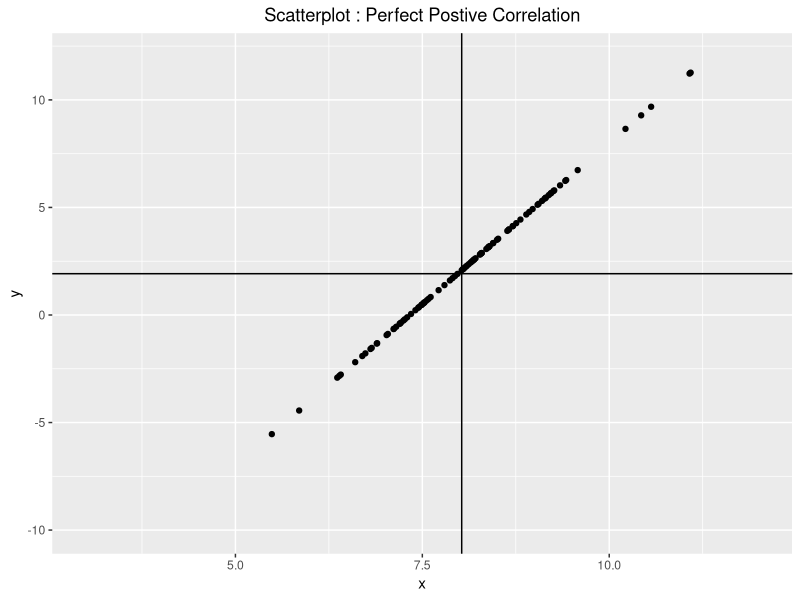
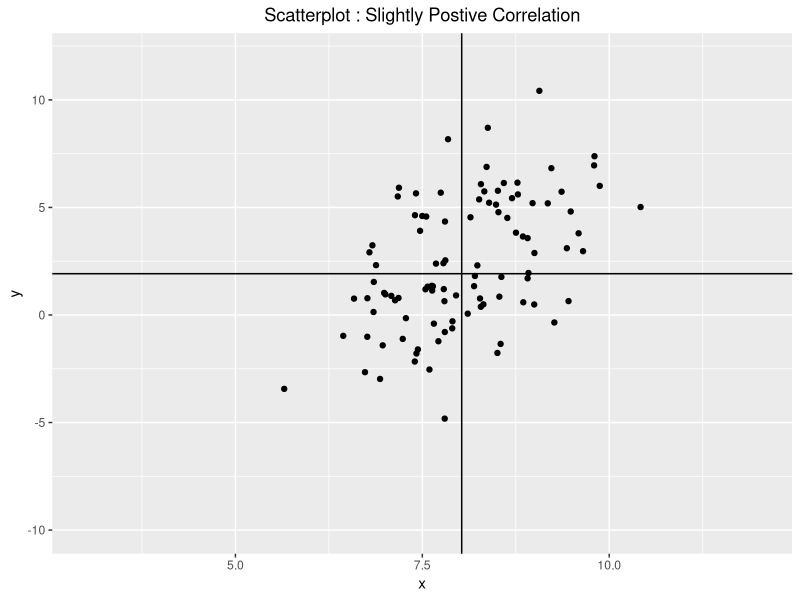
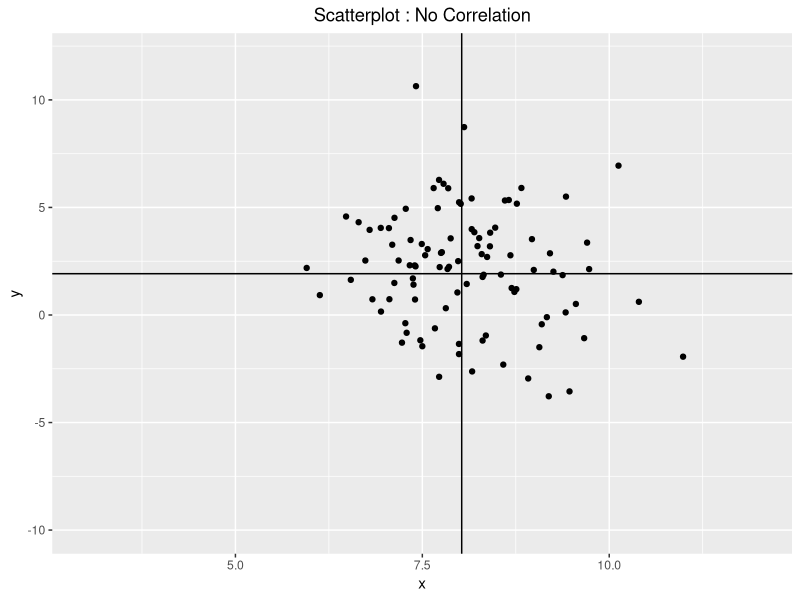
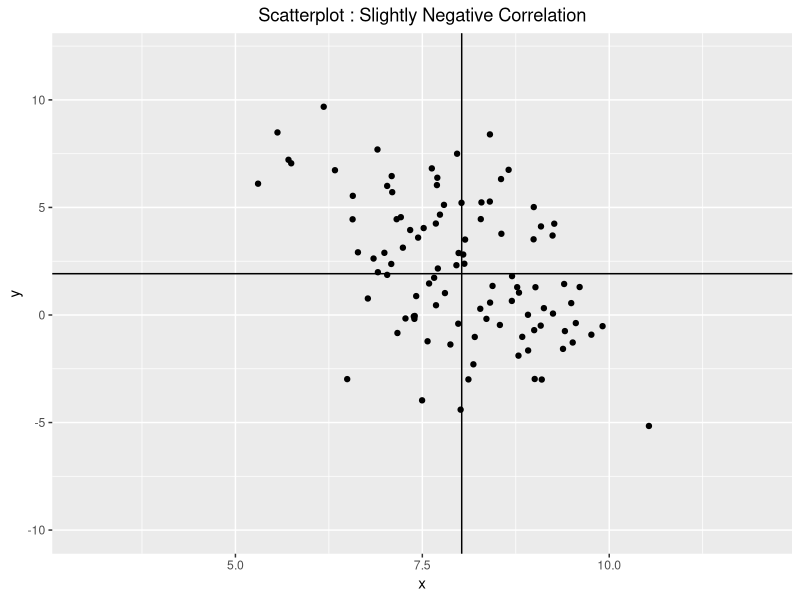
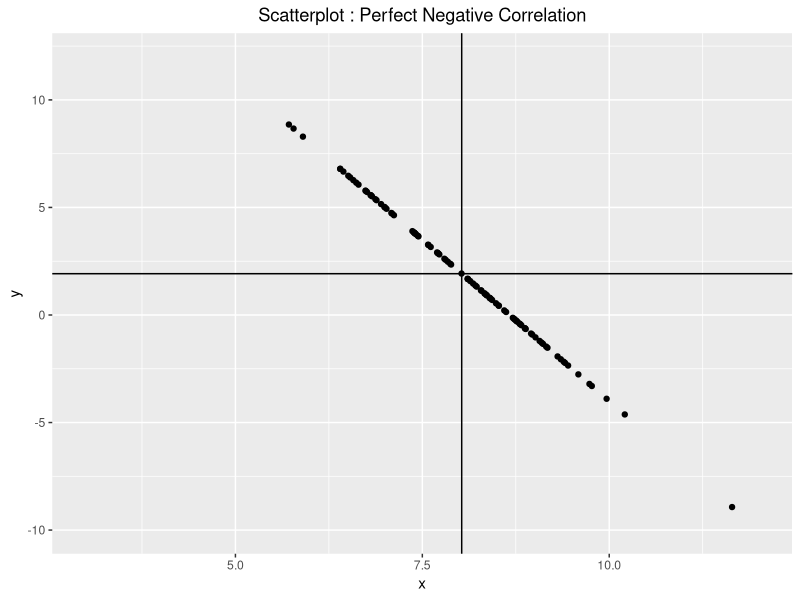

Source code (R) for these figures, in order:
#The script was provided by TashiNyangmi through his "Correlation/Regression" pull request

library(ggplot2)

#Simulate Perfect positive correlation
n <- 100; m1 <- 8; m2 <- 2; s1 <- 1;s2 <- 3;p <- 1

x <- rnorm(n, m1, s1)

y <- s2*p*(x-m1)/s1 + m2 + s2*rnorm(n,0,sqrt(1-p^2))

PerfPosCor <- data.frame(x, y)

##################################################################
#Simulate Slightly Postive Correlation

n <- 100; m1 <-8; m2 <- 2; s1 <- 1;s2 <- 3;p <- .5

x <- rnorm(n, m1, s1)

y <- s2*p*(x-m1)/s1 + m2 + s2*rnorm(n,0,sqrt(1-p^2))

SlightPosCor <- data.frame(x, y)

##################################################################
#Simulate No Correlation

n <- 100; m1 <-8; m2<-2; s1<-1;s2<-3;p<- 0

x<- rnorm(n, m1, s1)

y <- s2*p*(x-m1)/s1 + m2 + s2*rnorm(n,0,sqrt(1-p^2))

NoCor <- data.frame(x, y)

##################################################################
#Simulate Slightly Negative Correlation

n <- 100; m1 <-8; m2<-2; s1<-1;s2<-3;p<- -.5

x<- rnorm(n, m1, s1)

y <- s2*p*(x-m1)/s1 + m2 + s2*rnorm(n,0,sqrt(1-p^2))

SlightNegCor <- data.frame(x, y)


##################################################################
#Simulate Perfect Negative Correlation

n <- 100; m1 <-8; m2<-2; s1<-1;s2<-3;p <- -1

x <- rnorm(n, m1, s1)

y <- s2*p*(x-m1)/s1 + m2 + s2*rnorm(n,0,sqrt(1-p^2))

PerfNegCor <- data.frame(x, y)

##################################################################

#Save all data.frame as csv file to working directory
write.csv(PerfPosCor, file="PerfPosCor.csv")    
write.csv(SlightPosCor, file="SlightPosCor.csv")    
write.csv(NoCor, file="NoCor.csv")    
write.csv(SlightNegCor, file="SlightNegCor.csv")    
write.csv(PerfNegCor, file="PerfNegCor.csv")    

##################################################################


#For all 5 dataframe's plots: Generate, and save scatterplots as JPEGs

#create a function, "cor_plt_fn" to: Generate, print and save scatterplots as JPEGs

cor_plt_fn <- function(df, title, filename){
	
	cor_plt <- ggplot(df, aes(x,y)) + 
		geom_point()+ 
		geom_hline(yintercept = mean(y)) + #creates a horizontal line at the mean of y
		geom_vline(xintercept = mean(x)) + #creates a vertical line at the mean of x
		ylim(-10,12) + # sets the range of y-axis
		xlim(3,12) + # sets the range of x-axis
		theme(plot.title = element_text(hjust = 0.5)) + #sets the horizontal alignment of title to center
		labs(title = title) #prints a title w/ the plot
	
	ggsave(paste(filename,".jpeg", sep = ""), cor_plt) # saves the plot, "cor_plt" with file name "<filename variable> + .jpeg" to working directory
	
}

#create 3 list for the three arguments to be passed to the UDF(user defined function), "cor_plt_fn".

dataset_list <- list(PerfPosCor, SlightPosCor, NoCor, SlightNegCor, PerfNegCor)

title_list <- list("Scatterplot : Perfect Postive Correlation",
	"Scatterplot : Slightly Postive Correlation",
	"Scatterplot : No Correlation",
	"Scatterplot : Slightly Negative Correlation",
	"Scatterplot : Perfect Negative Correlation")

plt_filename_list <- list("Scatterplot_Perfect_Postive_Correlation",
	"Scatterplot_Slightly_Postive_Correlation",
	"Scatterplot_No_Correlation",
	"Scatterplot_Slightly_Negative_Correlation",
	"Scatterplot_Perfect_Negative_Correlation" )

#call the function, "cor_plt_fn" within the loop to run it for all dataframes

for (i in 1:length(dataset_list)){
	cor_plt_fn(dataset_list[[i]], title_list[[i]], plt_filename_list[[i]]) #this function generates, prints, and saves scatterplots as JPEGs
}

##################################################################
